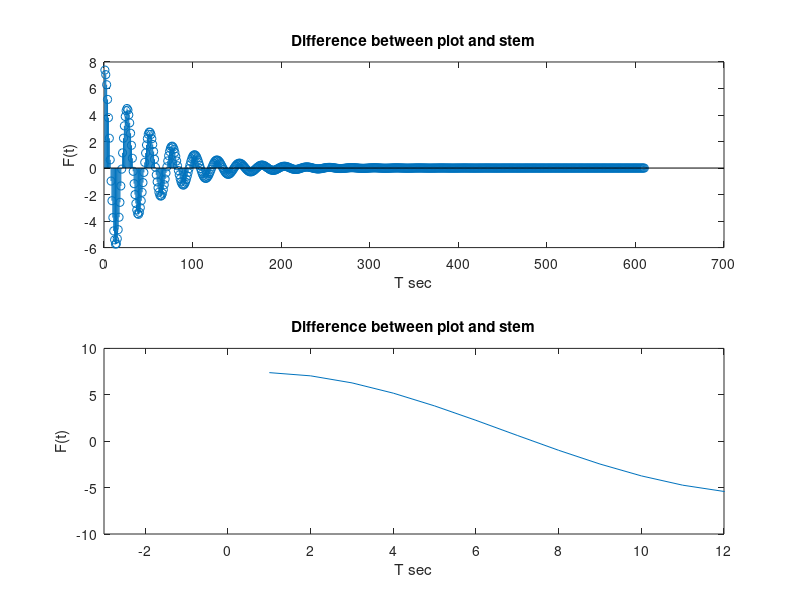

Recreate this plot in MATLAB.
t=linspace(-1,5,610)
func = exp(-2 .* t) .* cos(8 .* 22/7 .* t)
subplot(2,1,1)
stem(func)
title("Difference between plot and stem")
xlabel("T sec")
ylabel("F(t)")
subplot(2,1,2)
plot(func)
axis([-3 12 -10 10])
title("Difference between plot and stem")
xlabel("T sec")
ylabel("F(t)") 